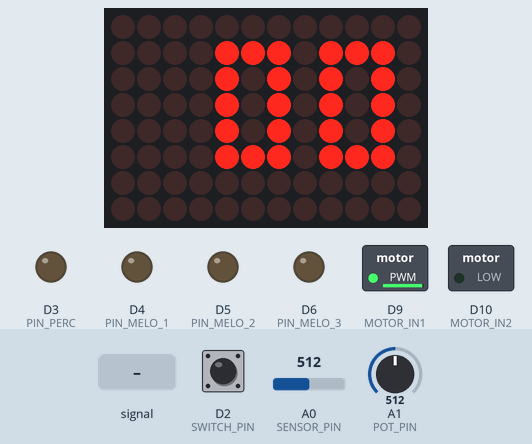
The sketch below on a simulated Arduino Uno R4 WiFi. Parts: 12×8 LED matrix, switched loads named in the sketch (green lamp = pin HIGH), output pins drawn as LEDs (lit = HIGH). Inputs (shaded band) come from the test bench; at power-on: D2 (SWITCH_PIN) HIGH, A1 (POT_PIN) = 512, A0 (SENSOR_PIN) = 512. What the sketch prints to the serial monitor is not drawn.

Above: at 2.0 s.
2.1 s: A0 (SENSOR_PIN) fed a 200 Hz sine of ±255 counts around its level
At 2.55 s:
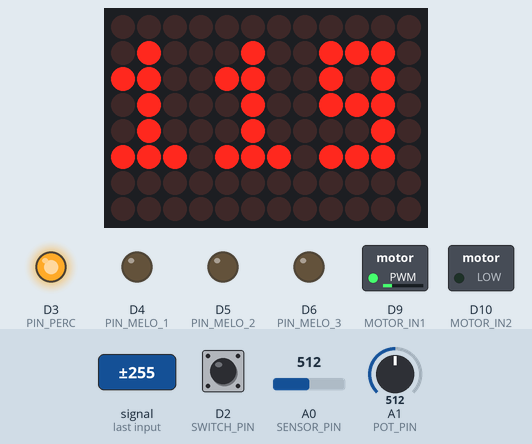
4.5 s: D2 (SWITCH_PIN) pulled LOW for 0.15 s
At 5.2 s:
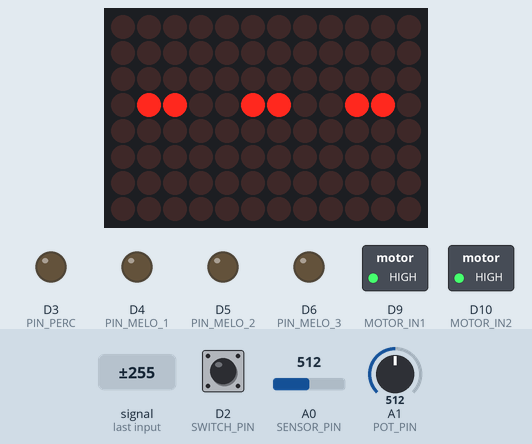
6.3 s: D2 (SWITCH_PIN) pulled LOW for 1 s
At 7.28 s:
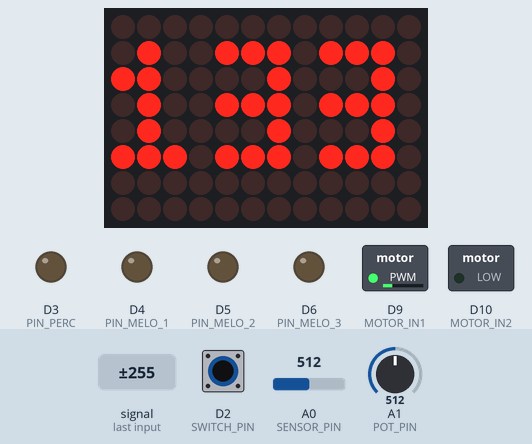
7.9 s: A1 (POT_PIN) set to 110
At 9.3 s:
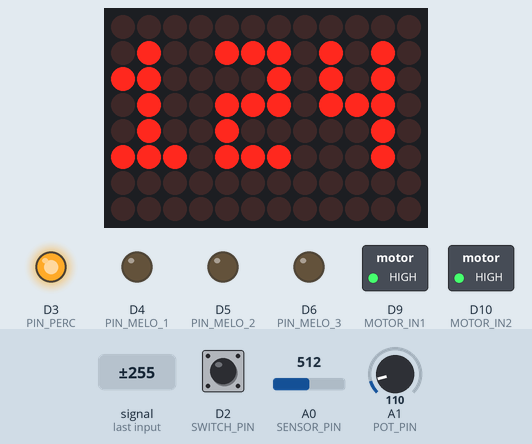
10.9 s: A1 (POT_PIN) set to 900
At 12.42 s:
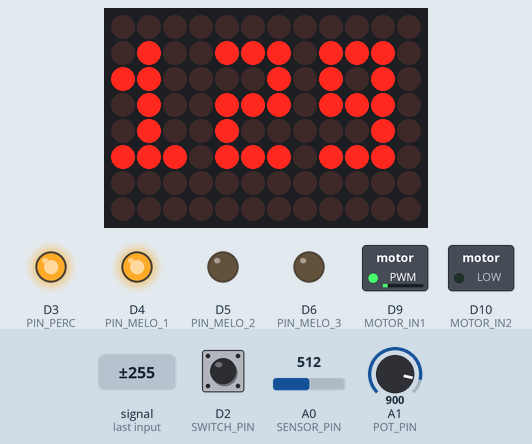
13.9 s: A1 (POT_PIN) set to 511
At 16.38 s:
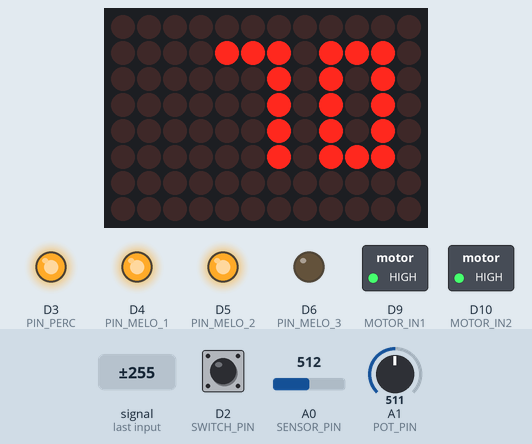
Timing chart, 0 to 19.2 s (numbered marks = the images above; inputs shaded):
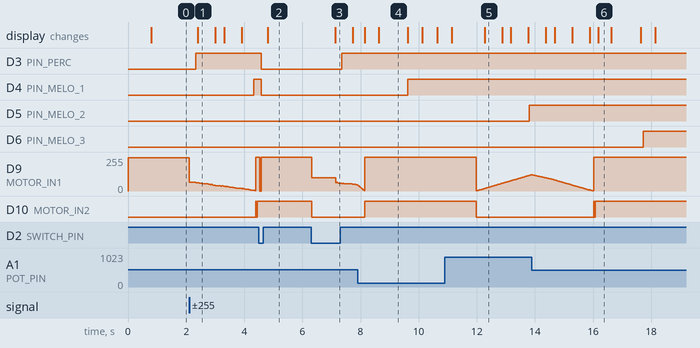

Measured:
- after the input at 2.1 s, D3 (PIN_PERC): LOW → HIGH after 0.23 s; D4 (PIN_MELO_1): LOW → HIGH after 2.2 s; D10 (MOTOR_IN2): LOW → HIGH after 2.3 s, → LOW 0.01 s later, → HIGH 0.04 s later; the display: changes after 0.31 s (image 1)
- after the input at 4.5 s, D3 (PIN_PERC), D4 (PIN_MELO_1): HIGH → LOW after 0.08 s; D9 (MOTOR_IN1): 255/255 → 0/255 at once, → 255/255 0.05 s later; the display: changes after 0.30 s (image 2)
- after the input at 6.3 s, D3 (PIN_PERC): LOW → HIGH after 1.1 s; D10 (MOTOR_IN2): HIGH → LOW at once; the display: changes after 0.83 s (image 3)
- after the input at 7.9 s, D10 (MOTOR_IN2): LOW → HIGH after 0.25 s instead of 1.7 s; the display: first changes after 0.25 s (image 4 shows a later state)
- after the input at 10.9 s, D5 (PIN_MELO_2): LOW → HIGH after 2.9 s; D10 (MOTOR_IN2): HIGH → LOW after 1.1 s
- after the input at 13.9 s, D6 (PIN_MELO_3): LOW → HIGH after 3.8 s instead of 4.3 s; D10 (MOTOR_IN2): LOW → HIGH after 2.1 s, → LOW 0.02 s later, → HIGH 0.04 s later; the display: first changes after 0.48 s (image 6 shows a later state)
- what the display in image 4 shows lasts 1.0 s, from 8.6 s to 9.6 s

The sketch:

conductor_ex.ino
```cpp
// ==========================================
// 指揮者側メインシステム (conductor_ex.ino) - 輪唱制御・LEDマトリクスBPM表示搭載
// ==========================================
#include "Arduino_LED_Matrix.h" // LEDマトリクスライブラリ

ArduinoLEDMatrix matrix; // インスタンス生成

// --- ピン定義 ---
const int SENSOR_PIN = A0;
const int POT_PIN = A1;
const int MOTOR_IN1 = 9;
const int MOTOR_IN2 = 10;
const int SWITCH_PIN = 2;

// ★楽器制御用の電源出力ピン
const int PIN_PERC   = 3; // 打楽器（リズム）
const int PIN_MELO_1 = 4; // 主旋律1
const int PIN_MELO_2 = 5; // 主旋律2
const int PIN_MELO_3 = 6; // 主旋律3

// --- 輪唱・演奏タイミング設定 ---
const int SLITS_PER_MEASURE = 360;
const int COUNT_IN_SLITS = 40;
unsigned long totalSlitCount = 0;

// --- しきい値とノイズフィルタ設定 ---
const int THRESHOLD = 300;
bool lastSensorState = false;
unsigned long lastPulseTime = 0;
bool pulseDetected = false;

// --- システム状態管理 ---
bool isRunning = true;
bool lastSwitchState = HIGH;
const int BRAKE_TIME = 50;

// --- 拍カウントとBPM計算用変数 ---
int slitCount = 0;
unsigned long previousSlitTime = 0;
float currentBPM = 0.0;
unsigned long currentDuration = 0;
int beatcount  = 45;

// --- PIDとPWM用変数 ---
int currentPWM = 0;
float targetBPM = 120.0;

float Kp = 0.05;
float Ki = 0.02;
float Kd = 0.0;
float integral = 0, previous_error = 0;

// --- ★追加：LED表示用タイマー変数 ---
unsigned long lastLEDUpdateTime = 0;
const unsigned long LED_UPDATE_INTERVAL = 500; // LEDの更新間隔 (200ms)

// --- ★追加：3x5 ドットフォント定義 (0〜9) ---
const uint8_t font3x5[10][5] = {
  {0b111, 0b101, 0b101, 0b101, 0b111}, // 0
  {0b010, 0b110, 0b010, 0b010, 0b111}, // 1
  {0b111, 0b001, 0b111, 0b100, 0b111}, // 2
  {0b111, 0b001, 0b111, 0b001, 0b111}, // 3
  {0b101, 0b101, 0b111, 0b001, 0b001}, // 4
  {0b111, 0b100, 0b111, 0b001, 0b111}, // 5
  {0b111, 0b100, 0b111, 0b101, 0b111}, // 6
  {0b111, 0b001, 0b001, 0b001, 0b001}, // 7
  {0b111, 0b101, 0b111, 0b101, 0b111}, // 8
  {0b111, 0b101, 0b111, 0b001, 0b111}  // 9
};

void setup() {
  Serial.begin(115200);
  pinMode(MOTOR_IN1, OUTPUT);
  pinMode(MOTOR_IN2, OUTPUT);
  pinMode(SWITCH_PIN, INPUT_PULLUP);

  // 楽器制御ピンの初期化と全消灯
  pinMode(PIN_PERC, OUTPUT);
  pinMode(PIN_MELO_1, OUTPUT);
  pinMode(PIN_MELO_2, OUTPUT);
  pinMode(PIN_MELO_3, OUTPUT);
  turnOffAllInstruments();

  // ★追加：LEDマトリクスの初期化
  matrix.begin();

  Serial.println("Target,Current,PWM");

  updatePWM(250);
  delay(800);
}

void loop() {
  handleSwitch();
  receivePulse();

  // --- ★追加：LEDマトリクスのノンブロッキング更新 ---
  unsigned long now = millis();
  if (now - lastLEDUpdateTime >= LED_UPDATE_INTERVAL) {
    lastLEDUpdateTime = now;
    if (isRunning) {
      displayBPM(currentBPM); // 走行中は現在のBPMを表示
    } else {
      displayStopPattern();   // 停止時は「---」を表示
    }
  }

  if (pulseDetected) {
    pulseDetected = false;
    if (isRunning) {
      Serial.print("Target:");
      Serial.print(targetBPM);
      Serial.print(",");
      Serial.print("Current:");
      Serial.print(currentBPM);
      Serial.print(",");
      Serial.print("PWM:");
      Serial.println(currentPWM);

      if (slitCount >= beatcount) {
        slitCount = 0;
      }
    }
  }
}

// ==========================================
// サブ関数群
// ==========================================

// --- BPM数値を12x8バッファにマッピングして表示する関数 ---
void displayBPM(float bpm) {
  int bpmInt = (int)bpm;
  if (bpmInt < 0 || bpmInt > 999) return;

  // 各桁の分解
  int digits[3];
  digits[0] = (bpmInt / 100) % 10; // 百の位
  digits[1] = (bpmInt / 10) % 10;  // 十の位
  digits[2] = bpmInt % 10;         // 一の位

  uint8_t frame[8][12] = {0};

  // 3つの数字を12x8マトリクスに配置（行1〜5に描画、列0~2, 4~6, 8~10に割り当て）
  for (int d = 0; d < 3; d++) {
    int digit = digits[d];
    int colOffset = d * 4; // 桁ごとのX軸オフセット (0, 4, 8)

    // 百の位が0の場合は非表示（ゼロサプレス）にして見やすくする
    if (d == 0 && digit == 0) continue;

    for (int row = 0; row < 5; row++) {
      uint8_t rowData = font3x5[digit][row];
      for (int col = 0; col < 3; col++) {
        // ビットシフトで各ドットのON/OFFを判定
        if ((rowData >> (2 - col)) & 1) {
          frame[row + 1][colOffset + col] = 1; // 上下に1マス余白を持たせて配置
        }
      }
    }
  }
  matrix.renderBitmap(frame, 8, 12);
}

// --- 停止中の表示パターン (中央に3本の横線「---」) ---
void displayStopPattern() {
  uint8_t stopFrame[8][12] = {
    {0,0,0,0,0,0,0,0,0,0,0,0},
    {0,0,0,0,0,0,0,0,0,0,0,0},
    {0,0,0,0,0,0,0,0,0,0,0,0},
    {0,1,1,0,0,1,1,0,0,1,1,0}, // 中央にダッシュを並べる
    {0,0,0,0,0,0,0,0,0,0,0,0},
    {0,0,0,0,0,0,0,0,0,0,0,0},
    {0,0,0,0,0,0,0,0,0,0,0,0},
    {0,0,0,0,0,0,0,0,0,0,0,0}
  };
  matrix.renderBitmap(stopFrame, 8, 12);
}

// --- 全楽器のセンサー電源を落とす（演奏停止） ---
void turnOffAllInstruments() {
  digitalWrite(PIN_PERC, LOW);
  digitalWrite(PIN_MELO_1, LOW);
  digitalWrite(PIN_MELO_2, LOW);
  digitalWrite(PIN_MELO_3, LOW);
}

// --- スイッチ制御 ---
void handleSwitch() {
  bool currentSwitchState = digitalRead(SWITCH_PIN);
  if (lastSwitchState == HIGH && currentSwitchState == LOW) {
    delay(30);
    if (digitalRead(SWITCH_PIN) == LOW) {
      if (isRunning) {
        ReverseBrake();
        turnOffAllInstruments();
        isRunning = false;
        Serial.println("\n>>> 全演奏 停止 <<<");
      } else {
        slitCount = 0;
        totalSlitCount = 0;
        integral = 0;
        previousSlitTime = 0;
        isRunning = true;
        updatePWM(100);
        delay(800);
      }
    }
  }
  lastSwitchState = currentSwitchState;
}

// --- センサー検知とBPM計算・輪唱キュー出し ---
void receivePulse() {
  int sensorValue = analogRead(SENSOR_PIN);


  bool currentSensorState = false;
  if (sensorValue > THRESHOLD) {
    delayMicroseconds(10);
    int confirmValue = analogRead(SENSOR_PIN);
    if (confirmValue > THRESHOLD) {
      currentSensorState = true;
    }
  }

  if (!lastSensorState && currentSensorState) {
    unsigned long currentTime = micros();
    if (currentTime - lastPulseTime > 100) {
      pulseDetected = true;
      lastPulseTime = currentTime;
      if (previousSlitTime == 0) {
        previousSlitTime = currentTime;
      }
      else {
        unsigned long duration = currentTime - previousSlitTime;
        previousSlitTime = currentTime;

        if (duration > 0 && duration < 2000000) {
          currentDuration = duration;
          currentBPM = ( 60000000.0 / ((float)duration * beatcount * 2));
          slitCount++;

          if (isRunning) {
            totalSlitCount++;

            if (totalSlitCount == COUNT_IN_SLITS) {
              digitalWrite(PIN_PERC, HIGH);
            }
            else if (totalSlitCount == COUNT_IN_SLITS + SLITS_PER_MEASURE) {
              digitalWrite(PIN_MELO_1, HIGH);
            }
            else if (totalSlitCount == COUNT_IN_SLITS + (SLITS_PER_MEASURE * 3)) {
              digitalWrite(PIN_MELO_2, HIGH);
            }
            else if (totalSlitCount == COUNT_IN_SLITS + (SLITS_PER_MEASURE * 5)) {
              digitalWrite(PIN_MELO_3, HIGH);
            }

            targetBPM = readTargetBPM();
            updatePID(targetBPM, currentBPM);
          }
        }
      }
    }
  }
  lastSensorState = currentSensorState;
}

// --- 目標BPM読み取り ---
float readTargetBPM() {
  int rawValue = analogRead(POT_PIN);
  long mappedBPM = map(rawValue, 0, 1023, 80, 160);
  return (float)mappedBPM;
}

// --- PID演算 ---
int updatePID(float targetBPM, float currentBPM) {
  float error = targetBPM - currentBPM;
  integral += error;
  integral = constrain(integral, -10000, 10000);

  float derivative = error - previous_error;

  int basePWM = 65;
  float output = basePWM + (Kp * error) + (Ki * integral) + (Kd * derivative);
  previous_error = error;
  int newPWM = (int)output;
  updatePWM(newPWM);
  return newPWM;
}

// --- モータ出力制御 ---
void updatePWM(int pwmValue) {
  if (pwmValue <= 0) {
    analogWrite(MOTOR_IN1, 255);
    analogWrite(MOTOR_IN2, 255);
    currentPWM = 0;
  }
  else {
    pwmValue = constrain(pwmValue, 0, 255);
    analogWrite(MOTOR_IN1, pwmValue);
    analogWrite(MOTOR_IN2, 0);
    currentPWM = pwmValue;
  }
}

// --- 逆相ブレーキ ---
void ReverseBrake() {
  analogWrite(MOTOR_IN1, 0);
  analogWrite(MOTOR_IN2, 255);

  delay(BRAKE_TIME);

  analogWrite(MOTOR_IN1, 255);
  analogWrite(MOTOR_IN2, 255);
  currentPWM = 0;
}
```
